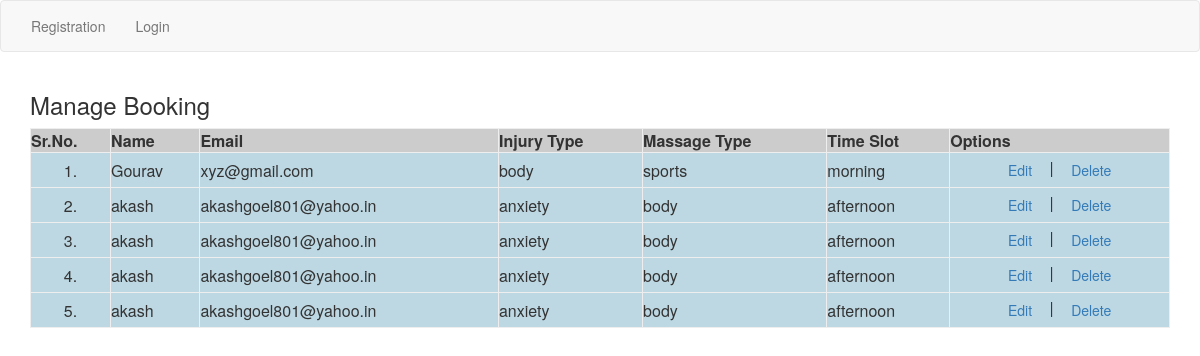
Screenshot of /managebooking.php with the database file from the repository.
### tables this page shows
CREATE TABLE `booking` (
  `user_id` int(10) NOT NULL,
  `id` int(10) NOT NULL,
  `first` varchar(255) NOT NULL,
  `email` varchar(255) NOT NULL,
  `injury` varchar(255) NOT NULL,
  `massage` varchar(255) NOT NULL,
  `timeslot` varchar(255) NOT NULL
);

### managebooking.php (the view, shortened to what this page needs)
<?php include("header.php"); include("../includes/dbh.inc.php"); ?>
<div class='blue-container'>
	<div class="container">
		<h3>Manage Booking </h3>
	</div>
</div>
<div class="container">
	<table style="border:1px;width:100%;margin:auto;background:#bdd8e3;" border="1" cellspacing="0">
		<tr style="background:#ccc;">
			<th> Sr.No. </th>
			<th> Name </th>
			<th> Email </th>
			<th> Injury Type </th>
            <th> Massage Type </th>
            <th> Time Slot </th>
            <th> Options </th>
		</tr>
		<?php
			$i=1;
			$sql="select * from booking";
			$res=mysqli_query($conn,$sql);
			while($rec=mysqli_fetch_array($res)){
				echo "<tr>";
				echo "<td align='center'> $i.</td>";
				echo "<td> {$rec['first']} </td>";
				echo "<td> {$rec['email']} </td>";
				echo "<td> {$rec['injury']} </td>";
				echo "<td> {$rec['massage']} </td>";
				echo "<td> {$rec['timeslot']} </td>";
			echo "<td align='center'> <a class='btn' href='newbooking.php?id={$rec['id']}'>Edit</a>  | <a class='btn' href='deletebooking.php?id={$rec['id']}'>Delete</a> </td>";
				echo"</tr>";
				$i++;
			}
		?>
	</table>
</div>

### link.php (shortened to what this page needs)
<link rel="stylesheet" href="https://maxcdn.bootstrapcdn.com/bootstrap/3.3.7/css/bootstrap.min.css">
<link rel="stylesheet" type="text/css" href="css/style.css">

### header.php
<?php
include_once('link.php');
?>
<nav class="navbar navbar-default">
	<div class="container-fluid">
		<ul class="nav navbar-nav">
			<li><a href="registration.php">Registration</a></li>
			<li><a href="login.php">Login</a></li>
		</ul>
	</div>
</nav>

### rows the page displays
booking: first "Gourav", email "xyz@gmail.com", injury "body", massage "sports", timeslot "morning"
booking: first "akash", email "akashgoel801@yahoo.in", injury "anxiety", massage "body", timeslot "afternoon"
booking: first "akash", email "akashgoel801@yahoo.in", injury "anxiety", massage "body", timeslot "afternoon"
booking: first "akash", email "akashgoel801@yahoo.in", injury "anxiety", massage "body", timeslot "afternoon"
booking: first "akash", email "akashgoel801@yahoo.in", injury "anxiety", massage "body", timeslot "afternoon"
